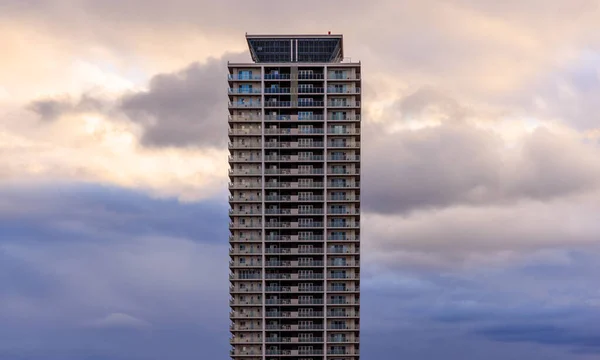
#> input picture sky.jpg, 600 x 360 px
$ python main.py sky.jpg
#> lines starting #> are read from the running program, lines starting #| are printed output that depends on the picture; after the words box and inside, x2 and y2 are one past the last pixel; in counts of white or black regions, pixels touching at a corner belong together
### detector.py
import cv2
import numpy as np

def detect_skyscraper(image):
    gray = cv2.cvtColor(image, cv2.COLOR_BGR2GRAY)
    blur = cv2.GaussianBlur(gray, (7, 7), 0)
    _, thresh = cv2.threshold(blur, 200, 255, cv2.THRESH_BINARY_INV + cv2.THRESH_OTSU)
    contours, _ = cv2.findContours(thresh, cv2.RETR_EXTERNAL, cv2.CHAIN_APPROX_SIMPLE)
    if not contours:
        return None
    largest = max(contours, key=cv2.contourArea)
    x, y, w, h = cv2.boundingRect(largest)
    return x, y, w, h, largest

### helpers.py
from config import FLOOR_HEIGHT_METERS, PIXELS_PER_METER

def analyze_bbox(w, h):
    length_px = max(w, h)
    width_px  = min(w, h)
    length_m  = length_px / PIXELS_PER_METER
    width_m   = width_px / PIXELS_PER_METER
    return length_m, width_m, length_px, width_px

def estimate_floor_count(length_m):
    if FLOOR_HEIGHT_METERS <= 0:
        return 1
    count = int(round(length_m / FLOOR_HEIGHT_METERS))
    return max(1, min(count, 150))

### visualizer.py
import cv2
import numpy as np
from config import *

def draw_measurements(image, x, y, w, h, length_m, width_m, floor_count, sidebar_w=WINDOW_WIDTH):
    # Draw bounding box
    cv2.rectangle(image, (x, y), (x + w, y + h), COLOR_BBOX, 2)

    # Always treat length as the larger side
    length_px = max(w, h)
    width_px = min(w, h)

    # Draw vertical length line (blue): always left of building
    length_line_x = x - 10 if x - 10 > 0 else x + w + 10
    cv2.line(image, (length_line_x, y), (length_line_x, y + h), (255, 0, 0), 3)
    cv2.putText(image, f"Length: {length_m:.2f} m", (length_line_x + 12, y + 40),
                cv2.FONT_HERSHEY_SIMPLEX, 0.8, (255, 0, 0), 2)

    # Draw horizontal width line (yellow): always at base
    width_line_y = y + h + 10
    cv2.line(image, (x, width_line_y), (x + w, width_line_y), (0, 255, 255), 3)
    cv2.putText(image, f"Width: {width_m:.2f} m", (x + 10, width_line_y + 35),
                cv2.FONT_HERSHEY_SIMPLEX, 0.8, (0, 255, 255), 2)

    # Sidebar with measurements
    h_img, w_img = image.shape[:2]
    sidebar = np.full((h_img, sidebar_w, 3), COLOR_BG, dtype=np.uint8)
    y_pos = 40
    cv2.putText(sidebar, "MEASUREMENTS:", (20, y_pos), cv2.FONT_HERSHEY_SIMPLEX, 0.8, COLOR_TEXT, 2)
    y_pos += 60
    cv2.putText(sidebar, f"Length: {length_m:.2f} m", (20, y_pos), cv2.FONT_HERSHEY_SIMPLEX, 0.8, COLOR_TEXT, 2)
    y_pos += 60
    cv2.putText(sidebar, f"Width: {width_m:.2f} m", (20, y_pos), cv2.FONT_HERSHEY_SIMPLEX, 0.8, COLOR_TEXT, 2)
    y_pos += 60
    cv2.putText(sidebar, f"Floors: {floor_count}", (20, y_pos), cv2.FONT_HERSHEY_SIMPLEX, 0.8, COLOR_TEXT, 2)

    return np.hstack((image, sidebar))

### main.py
import sys
import cv2
from detector import detect_skyscraper
from helpers import analyze_bbox, estimate_floor_count
from visualizer import draw_measurements

def main():
    if len(sys.argv) < 2:
        print("Usage: python main.py <image_path>")
        return
    path = sys.argv[1]
    image = cv2.imread(path)
#> image is the input picture: shape (360, 600, 3); mean B, G, R 161.5, 151.5, 159.6
    if image is None:
        print("Image not found or invalid")
        return
    res = detect_skyscraper(image)
#> in detect_skyscraper, `gray = cv2.cvtColor(image, cv2.COLOR_BGR2GRAY)`:
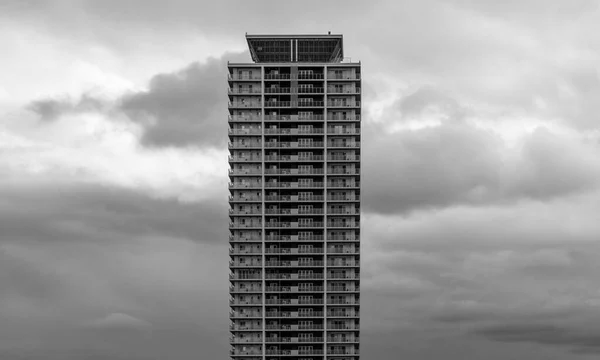
#> gray: shape (360, 600); min 0, max 253, mean 155.1
#> in detect_skyscraper, `blur = cv2.GaussianBlur(gray, (7, 7), 0)`:
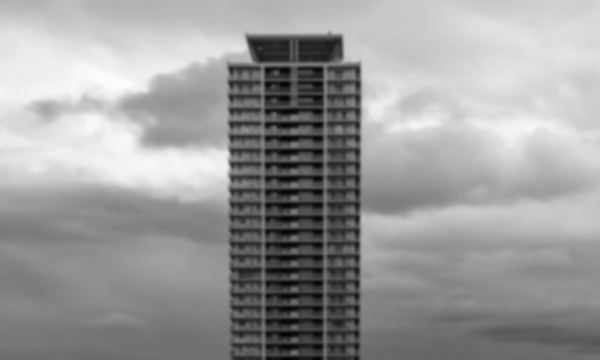
#> blur: shape (360, 600); min 2, max 252, mean 155.1
#> in detect_skyscraper, `_, thresh = cv2.threshold(blur, 200, 255, cv2.THRESH_BINARY_INV + cv2...`:
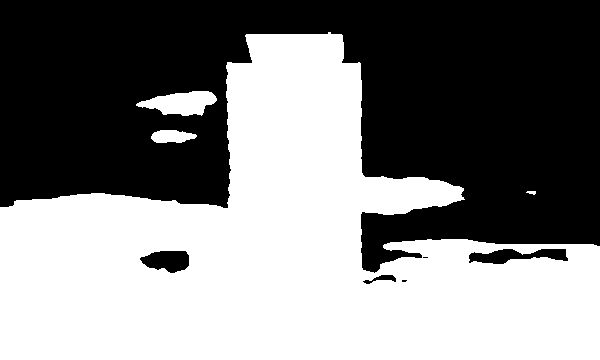
#> thresh: shape (360, 600); 50.6% white; 6 black regions (2 under 20 px)
#> in detect_skyscraper, `contours, _ = cv2.findContours(thresh, cv2.RETR_EXTERNAL, cv2.CHAIN_AP..`: contours = 4 contours, 1 with area under 20; largest, box (x1, y1, x2, y2) and area: (0, 32, 600, 360) 108226, (136, 91, 217, 116) 1208, (151, 130, 197, 143) 406
#> in detect_skyscraper, `largest = max(contours, key=cv2.contourArea)`: largest = contour of 359 points, box (x1, y1, x2, y2) (0, 32, 600, 360), area 108226
#> in detect_skyscraper, `x, y, w, h = cv2.boundingRect(largest)`: x = 0; y = 32; w = 600; h = 328
#> res = 5 items, first 5: 0, 32, 600, 328, contour of 359 points, box (x1, y1, x2, y2) (0, 32, 600, 360), area 108226
    if res is None:
        print("No skyscraper detected")
        return
    x, y, w, h, _ = res
#> x = 0; y = 32; w = 600; h = 328
    length_m, width_m, length_px, width_px = analyze_bbox(w, h)
#> in analyze_bbox, `length_px = max(w, h)`: length_px = 600
#> in analyze_bbox, `width_px  = min(w, h)`: width_px = 328
#> in analyze_bbox, `length_m  = length_px / PIXELS_PER_METER`: length_m = 342.9
#> in analyze_bbox, `width_m   = width_px / PIXELS_PER_METER`: width_m = 187.4
#> length_m = 342.9; width_m = 187.4; length_px = 600; width_px = 328
    floor_count = estimate_floor_count(length_m)
#> in estimate_floor_count, `count = int(round(length_m / FLOOR_HEIGHT_METERS))`: count = 114
#> floor_count = 114
    annotated = draw_measurements(image.copy(), x, y, w, h, length_m, width_m, floor_count)
#> in draw_measurements, `length_px = max(w, h)`: length_px = 600
#> in draw_measurements, `width_px = min(w, h)`: width_px = 328
#> in draw_measurements, `length_line_x = x - 10 if x - 10 > 0 else x + w + 10`: length_line_x = 610
#> in draw_measurements, `width_line_y = y + h + 10`: width_line_y = 370
#> in draw_measurements, `cv2.putText(sidebar, "MEASUREMENTS:", (20, y_pos), cv2.FONT_HERSHEY_SI..`:
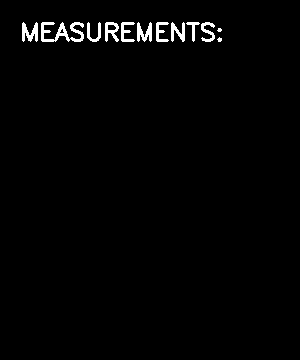
#> sidebar: shape (360, 300, 3); values 40 (black) and 255 (white), 1.6% white; 12 white regions (2 under 20 px), largest, box (x1, y1, x2, y2) and area: (41, 22, 84, 42) 403, (22, 22, 38, 42) 194, (137, 22, 152, 42) 183
#> in draw_measurements, `cv2.putText(sidebar, f"Floors: {floor_count}", (20, y_pos), cv2.FONT_H..`:
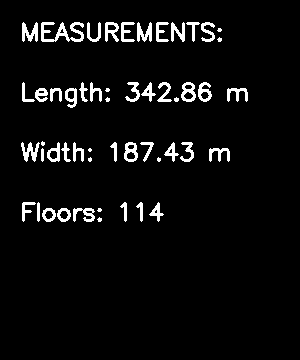
#> sidebar: shape (360, 300, 3); values 40 (black) and 255 (white), 5% white; 52 white regions (11 under 20 px), largest, box (x1, y1, x2, y2) and area: (41, 22, 84, 42) 403, (22, 22, 38, 42) 194, (21, 142, 40, 162) 189
#> in draw_measurements, `return np.hstack((image, sidebar))`:
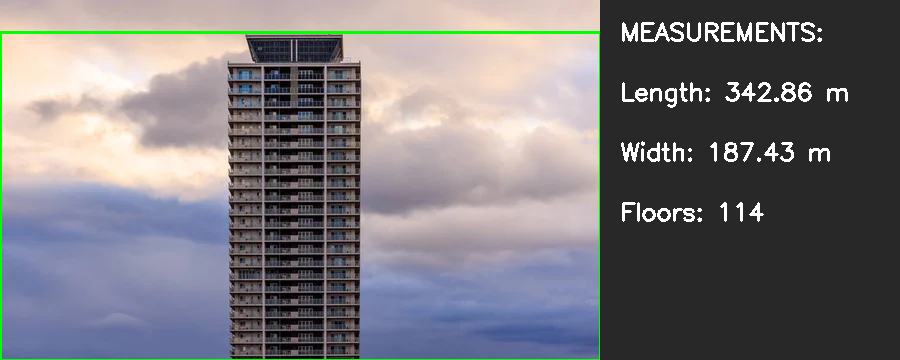
#> returned value: shape (360, 900, 3); mean of channels 0, 1, 2 122.8, 118.8, 121.4; drawn as B, G, R
    cv2.imshow("Skyscraper Measurements", annotated)
    cv2.waitKey(0)
    cv2.destroyAllWindows()

if __name__ == "__main__":
    main()
